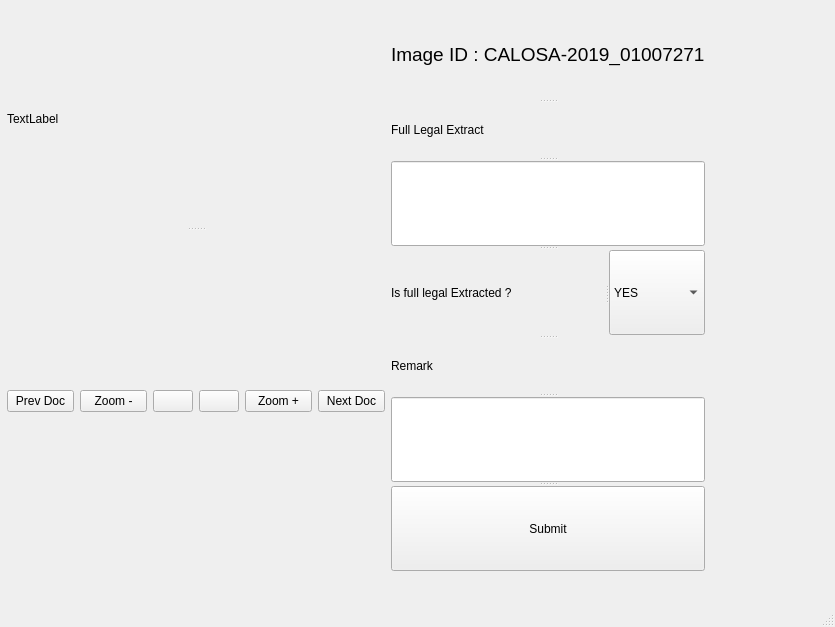
<?xml version="1.0" encoding="UTF-8"?>
<ui version="4.0">
 <class>MainWindow</class>
 <widget class="QMainWindow" name="MainWindow">
  <property name="geometry">
   <rect>
    <x>0</x>
    <y>0</y>
    <width>835</width>
    <height>627</height>
   </rect>
  </property>
  <property name="windowTitle">
   <string>MainWindow</string>
  </property>
  <widget class="QWidget" name="centralwidget">
   <widget class="QWidget" name="">
    <property name="geometry">
     <rect>
      <x>7</x>
      <y>10</y>
      <width>698</width>
      <height>561</height>
     </rect>
    </property>
    <layout class="QHBoxLayout" name="horizontalLayout">
     <item>
      <widget class="QSplitter" name="splitter">
       <property name="orientation">
        <enum>Qt::Vertical</enum>
       </property>
       <widget class="QLabel" name="label">
        <property name="text">
         <string>TextLabel</string>
        </property>
       </widget>
       <widget class="QWidget" name="">
        <layout class="QHBoxLayout" name="horizontalLayout_2">
         <item>
          <widget class="QPushButton" name="pushButton_5">
           <property name="sizePolicy">
            <sizepolicy hsizetype="Expanding" vsizetype="Fixed">
             <horstretch>0</horstretch>
             <verstretch>0</verstretch>
            </sizepolicy>
           </property>
           <property name="text">
            <string>Prev Doc</string>
           </property>
           <property name="icon">
            <iconset>
             <normaloff>images/Prev-File.png</normaloff>images/Prev-File.png</iconset>
           </property>
          </widget>
         </item>
         <item>
          <widget class="QPushButton" name="pushButton_7">
           <property name="sizePolicy">
            <sizepolicy hsizetype="Minimum" vsizetype="Fixed">
             <horstretch>0</horstretch>
             <verstretch>0</verstretch>
            </sizepolicy>
           </property>
           <property name="text">
            <string>Zoom -</string>
           </property>
          </widget>
         </item>
         <item>
          <widget class="QPushButton" name="pushButton_3">
           <property name="sizePolicy">
            <sizepolicy hsizetype="Expanding" vsizetype="Fixed">
             <horstretch>0</horstretch>
             <verstretch>0</verstretch>
            </sizepolicy>
           </property>
           <property name="text">
            <string/>
           </property>
           <property name="icon">
            <iconset>
             <normaloff>images/Prev-Page.png</normaloff>images/Prev-Page.png</iconset>
           </property>
          </widget>
         </item>
         <item>
          <widget class="QPushButton" name="pushButton_2">
           <property name="sizePolicy">
            <sizepolicy hsizetype="Expanding" vsizetype="Fixed">
             <horstretch>0</horstretch>
             <verstretch>0</verstretch>
            </sizepolicy>
           </property>
           <property name="text">
            <string/>
           </property>
           <property name="icon">
            <iconset>
             <normaloff>images/Next-Page.png</normaloff>images/Next-Page.png</iconset>
           </property>
          </widget>
         </item>
         <item>
          <widget class="QPushButton" name="pushButton_6">
           <property name="sizePolicy">
            <sizepolicy hsizetype="Minimum" vsizetype="Fixed">
             <horstretch>0</horstretch>
             <verstretch>0</verstretch>
            </sizepolicy>
           </property>
           <property name="text">
            <string>Zoom +</string>
           </property>
          </widget>
         </item>
         <item>
          <widget class="QPushButton" name="pushButton_4">
           <property name="sizePolicy">
            <sizepolicy hsizetype="Minimum" vsizetype="Fixed">
             <horstretch>0</horstretch>
             <verstretch>0</verstretch>
            </sizepolicy>
           </property>
           <property name="text">
            <string>Next Doc</string>
           </property>
           <property name="icon">
            <iconset>
             <normaloff>images/Next-File.png</normaloff>images/Next-File.png</iconset>
           </property>
          </widget>
         </item>
        </layout>
       </widget>
      </widget>
     </item>
     <item>
      <widget class="QSplitter" name="splitter_3">
       <property name="orientation">
        <enum>Qt::Vertical</enum>
       </property>
       <widget class="QLabel" name="label_2">
        <property name="font">
         <font>
          <pointsize>14</pointsize>
         </font>
        </property>
        <property name="text">
         <string>Image ID : CALOSA-2019_01007271</string>
        </property>
       </widget>
       <widget class="QLabel" name="label_4">
        <property name="text">
         <string>Full Legal Extract</string>
        </property>
       </widget>
       <widget class="QLineEdit" name="lineEdit"/>
       <widget class="QSplitter" name="splitter_2">
        <property name="orientation">
         <enum>Qt::Horizontal</enum>
        </property>
        <widget class="QLabel" name="label_3">
         <property name="text">
          <string>Is full legal Extracted ?</string>
         </property>
        </widget>
        <widget class="QComboBox" name="comboBox">
         <item>
          <property name="text">
           <string>YES</string>
          </property>
         </item>
         <item>
          <property name="text">
           <string>NO</string>
          </property>
         </item>
        </widget>
       </widget>
       <widget class="QLabel" name="label_5">
        <property name="text">
         <string>Remark</string>
        </property>
       </widget>
       <widget class="QLineEdit" name="lineEdit_2"/>
       <widget class="QPushButton" name="pushButton">
        <property name="text">
         <string>Submit</string>
        </property>
       </widget>
      </widget>
     </item>
    </layout>
   </widget>
  </widget>
  <widget class="QMenuBar" name="menubar">
   <property name="geometry">
    <rect>
     <x>0</x>
     <y>0</y>
     <width>835</width>
     <height>21</height>
    </rect>
   </property>
  </widget>
  <widget class="QStatusBar" name="statusbar"/>
 </widget>
 <resources/>
 <connections/>
</ui>
